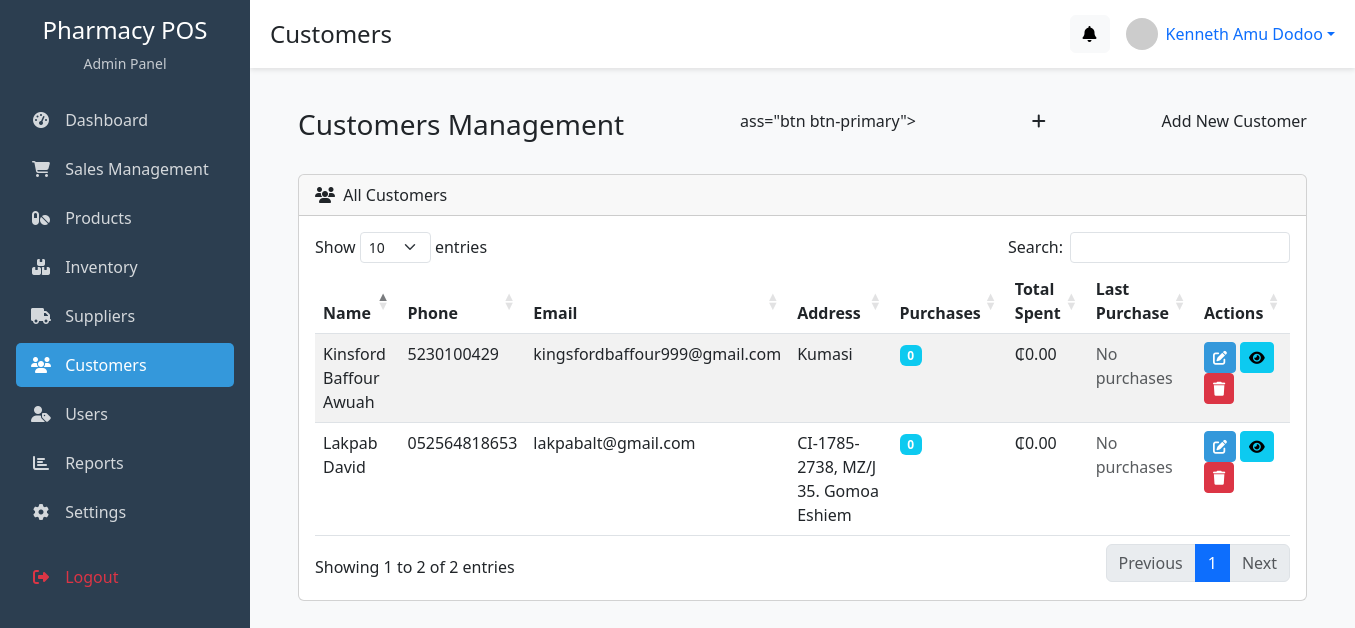
Page /admin/customers/index.php (signed in) on the committed database.
### tables this page shows
CREATE TABLE `users` (
  `user_id` int(11) NOT NULL,
  `role` enum('sales_rep','manager') DEFAULT NULL,
  `name` varchar(100) NOT NULL,
  `email` varchar(100) DEFAULT NULL,
  `phone` varchar(30) DEFAULT NULL,
  `password` varchar(255) NOT NULL,
  `status` enum('active','inactive') DEFAULT 'active',
  `created_at` timestamp NOT NULL DEFAULT current_timestamp()
);

CREATE TABLE `customers` (
  `customer_id` int(11) NOT NULL,
  `name` varchar(100) NOT NULL,
  `phone` varchar(30) DEFAULT NULL,
  `email` varchar(100) DEFAULT NULL,
  `address` text DEFAULT NULL,
  `created_at` timestamp NOT NULL DEFAULT current_timestamp()
);

### admin/customers/index.php (the view, shortened to what this page needs)
<?php
$page_title = "Customers";
include_once '../includes/head.php';
?>
<div class="container-fluid px-4">
    <div class="d-flex justify-content-between align-items-center mb-4">
        <h3 class="mt-3">Customers Management</h3>
        ass="btn btn-primary">
            <i class="fas fa-plus"></i> Add New Customer
    </div>
    <div class="card mb-4">
        <div class="card-header">
            <i class="fas fa-users me-1"></i>
            All Customers
        </div>
        <div class="card-body">
            <div class="table-responsive">
                <table id="datatablesSimple" class="table table-striped table-hover">
                    <thead>
                        <tr>
                            <th>Name</th>
                            <th>Phone</th>
                            <th>Email</th>
                            <th>Address</th>
                            <th>Purchases</th>
                            <th>Total Spent</th>
                            <th>Last Purchase</th>
                            <th>Actions</th>
                        </tr>
                    </thead>
                    <tbody>
                        <?php
                        $query = "SELECT c.*,
                                 COUNT(i.invoice_id) as purchase_count,
                                 SUM(CASE WHEN i.payment_status = 'paid' THEN i.total_amount ELSE 0 END) as total_spent,
                                 MAX(i.created_at) as last_purchase_date
                                 FROM customers c
                                 LEFT JOIN invoices i ON c.customer_id = i.customer_id
                                 GROUP BY c.customer_id
                                 ORDER BY c.name";
                        $result = $conn->query($query);
                        if ($result->num_rows > 0) {
                            while ($row = $result->fetch_assoc()) {
                        ?>
                                <tr>
                                    <td><?php echo htmlspecialchars($row['name']); ?></td>
                                    <td><?php echo htmlspecialchars($row['phone']); ?></td>
                                    <td><?php echo htmlspecialchars($row['email']); ?></td>
                                    <td><?php echo htmlspecialchars($row['address']); ?></td>
                                    <td>
                                        <span class="badge bg-info"><?php echo $row['purchase_count']; ?></span>
                                    </td>
                                    <td>₵<?php echo number_format($row['total_spent'], 2); ?></td>
                                    <td>
                                        <?php
                                        if ($row['last_purchase_date']) {
                                            echo date('M d, Y', strtotime($row['last_purchase_date']));
                                        } else {
                                            echo '<span class="text-muted">No purchases</span>';
                                        }
                                        ?>
                                    </td>
                                    <td>
                                        <a href="edit.php?id=<?php echo $row['customer_id']; ?>" class="btn btn-sm btn-primary">
                                            <i class="fas fa-edit"></i>
                                        </a>
                                        <a href="view.php?id=<?php echo $row['customer_id']; ?>" class="btn btn-sm btn-info">
                                            <i class="fas fa-eye"></i>
                                        </a>
                                        <button type="button" class="btn btn-sm btn-danger" data-bs-toggle="modal" data-bs-target="#deleteModal<?php echo $row['customer_id']; ?>">
                                            <i class="fas fa-trash"></i>
                                        </button>
                                    </td>
                                </tr>
                        <?php
                            }
                        } else {
                            echo '<tr><td colspan="8" class="text-center">No customers found</td></tr>';
                        }
                        ?>
                    </tbody>
                </table>
            </div>
        </div>
    </div>
</div>
<?php
include_once '../includes/footer.php';
?>

### admin/includes/head.php (shortened to what this page needs)
<?php
include_once __DIR__ . '/../../config/database.php';
$user_id = $_SESSION['admin_id'];
$query = "SELECT * FROM users WHERE user_id = ?";
$stmt = $conn->prepare($query);
$stmt->bind_param("i", $user_id);
$stmt->execute();
$result = $stmt->get_result();
$user = $result->fetch_assoc();
?>
<!DOCTYPE html>
<html lang="en">
<head>
    <link href="https://cdn.jsdelivr.net/npm/bootstrap@5.3.0/dist/css/bootstrap.min.css" rel="stylesheet">
    <link rel="stylesheet" href="https://cdnjs.cloudflare.com/ajax/libs/font-awesome/6.4.0/css/all.min.css">
    <link rel="stylesheet" href="https://cdn.datatables.net/1.13.5/css/dataTables.bootstrap5.min.css">
</head>
<body>
    <div class="d-flex">
        <?php include_once __DIR__ . '/sidebar.php'; ?>
        <div class="content-wrapper">
            <div class="top-bar d-flex justify-content-between align-items-center mb-4">
                <div>
                    <h4 class="mb-0"><?php echo isset($page_title) ? $page_title : 'Admin Dashboard'; ?></h4>
                </div>
                <div class="d-flex align-items-center">
                    <div class="dropdown me-3">
                        <a class="btn btn-light position-relative" href="#" role="button" id="alertsDropdown" data-bs-toggle="dropdown" aria-expanded="false">
                            <i class="fas fa-bell"></i>
                        </a>
                    </div>
                    <div class="dropdown">
                        <a href="#" class="d-flex align-items-center text-decoration-none dropdown-toggle" id="userMenu" data-bs-toggle="dropdown" aria-expanded="false">
                            <img src="https://ui-avatars.com/api/?name=<?php echo urlencode($user['name']); ?>&background=random" alt="Profile" width="32" height="32" class="rounded-circle me-2">
                            <span><?php echo htmlspecialchars($user['name']); ?></span>
                        </a>
                    </div>
                </div>
            </div>
            <div class="container-fluid px-4">

### admin/includes/head.php (style rules this page uses)
:root { --primary: #2c3e50; --secondary: #3498db; --light: #ecf0f1; --dark: #34495e; --accent: #e74c3c; }
body { background-color: #f8f9fa; font-family: 'Segoe UI', Tahoma, Geneva, Verdana, sans-serif; }
.content-wrapper { margin-left: 250px; transition: margin-left 0.3s; min-height: 100vh; padding-bottom: 60px; }
.top-bar { background-color: white; padding: 15px 20px; box-shadow: 0 2px 5px rgba(0, 0, 0, 0.1); position: sticky; top: 0; z-index: 99; }
.btn-primary { background-color: var(--secondary); border-color: var(--secondary); }

### rows in the picture
users: name "Kenneth Amu Dodoo"
customers: name "Kinsford Baffour Awuah", phone "5230100429", email "kingsfordbaffour999@gmail.com", address "Kumasi", purchase_count "0", total_spent "0.00"
customers: name "Lakpab David", phone "052564818653", email "lakpabalt@gmail.com", address "CI-1785-2738, MZ/J 35. Gomoa Eshiem", purchase_count "0", total_spent "0.00"

### other values in the picture
$page_title "Customers"
